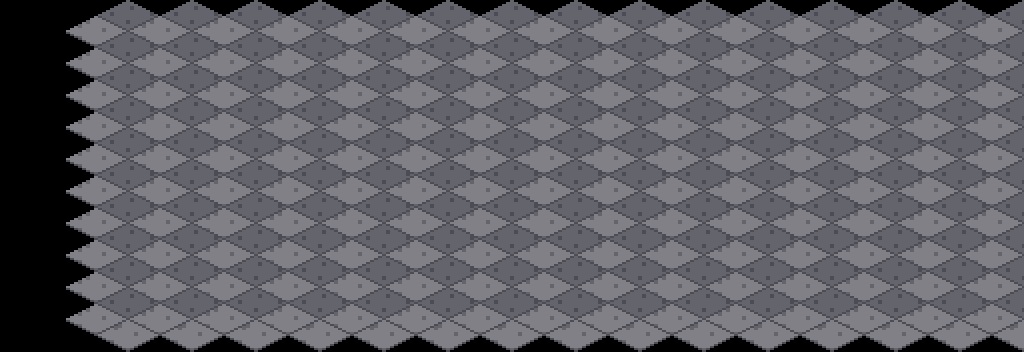

A 2D game scene composited from a Tiled map and its tileset images. What follows is a short description and the map's XML, with every tile layer's data as written:
An orthogonal 16x11 tile map with 64x32 px tiles, 1 tile layer (suelo).

<map version="1.10" orientation="orthogonal" renderorder="right-down" width="16" height="11" tilewidth="64" tileheight="32" infinite="0" nextlayerid="2" nextobjectid="1">
 <tileset firstgid="1" name="terreno_mundo" tilewidth="128" tileheight="64" tilecount="203" columns="8">
  <image source="../textures/../textures/terreno_mundo.png" width="1024" height="1664" />
 </tileset>
 <layer id="1" name="suelo" width="16" height="11">
  <data encoding="csv">
0,0,0,0,0,0,0,0,0,0,0,0,0,0,0,0,
0,163,163,163,163,163,163,163,163,163,163,163,163,163,163,163,
0,163,163,163,163,163,163,163,163,163,163,163,163,163,163,163,
0,163,163,163,163,163,163,163,163,163,163,163,163,163,163,163,
0,163,163,163,163,163,163,163,163,163,163,163,163,163,163,163,
0,163,163,163,163,163,163,163,163,163,163,163,163,163,163,163,
0,163,163,163,163,163,163,163,163,163,163,163,163,163,163,163,
0,163,163,163,163,163,163,163,163,163,163,163,163,163,163,163,
0,163,163,163,163,163,163,163,163,163,163,163,163,163,163,163,
0,163,163,163,163,163,163,163,163,163,163,163,163,163,163,163,
0,163,163,163,163,163,163,163,163,163,163,163,163,163,163,163
</data>
 </layer>
</map>
